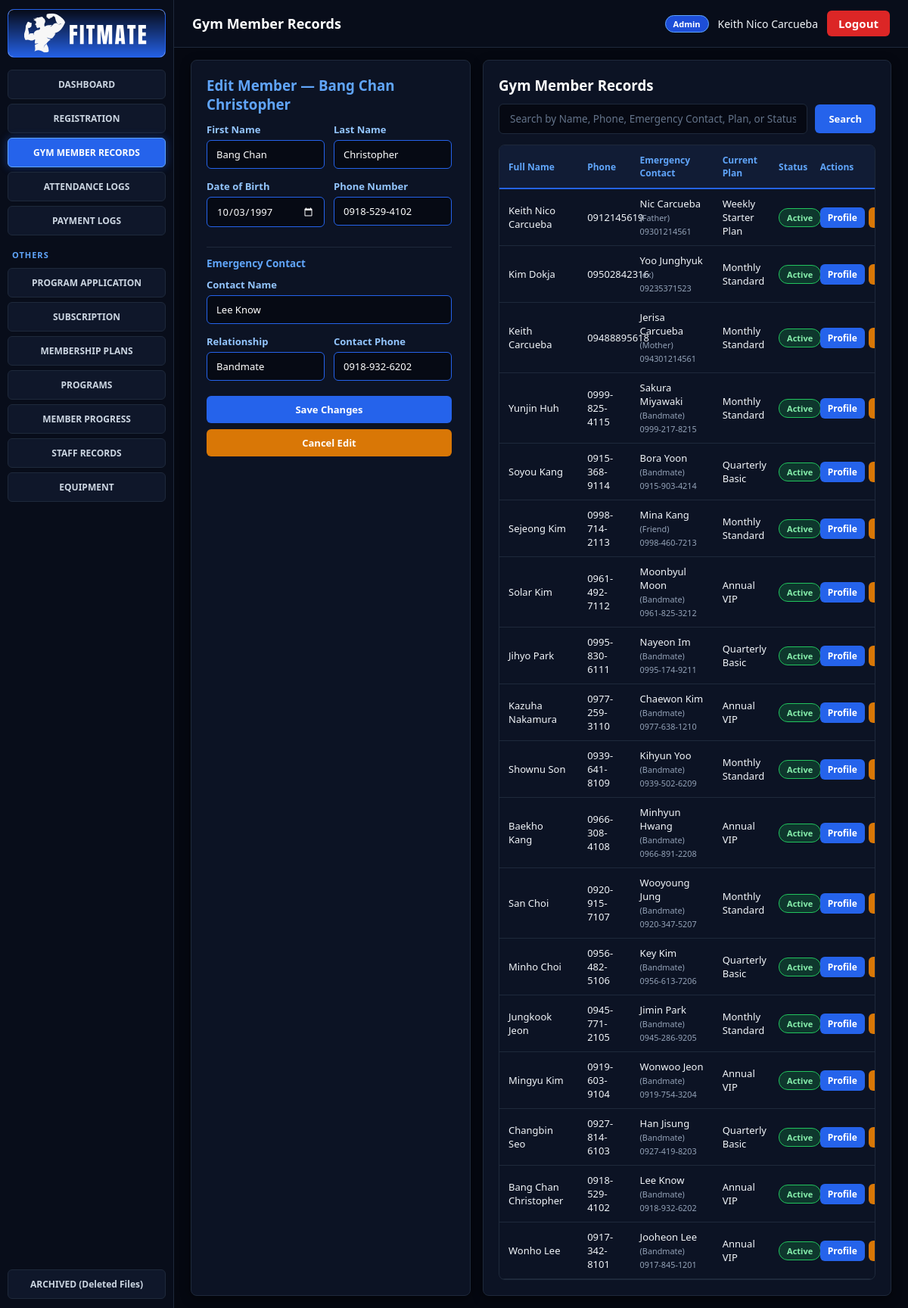
The app's page /members/records.php?edit=MEM102 (signed in) with its own data.
### tables this page shows
CREATE TABLE `emergency_contact` (
  `ContactID` varchar(15) NOT NULL,
  `MemberID` varchar(15) NOT NULL,
  `ContactName` varchar(100) NOT NULL,
  `Relationship` varchar(50) NOT NULL,
  `PhoneNumber` varchar(20) NOT NULL
);

CREATE TABLE `gym_member` (
  `MemberID` varchar(15) NOT NULL,
  `FirstName` varchar(50) NOT NULL,
  `LastName` varchar(50) NOT NULL,
  `DateOfBirth` date NOT NULL,
  `PhoneNumber` varchar(20) NOT NULL,
  `is_archived` tinyint(1) NOT NULL DEFAULT 0
);

### members/records.php (the view, shortened to what this page needs)
<?php
require_once __DIR__ . '/../config/db.php';
$baseQuery = "
    SELECT
        m.MemberID, m.FirstName, m.LastName, m.DateOfBirth, m.PhoneNumber,
        ec.ContactID, ec.ContactName, ec.Relationship, ec.PhoneNumber AS ContactPhone,
        s.Status AS SubStatus, s.EndDate,
        mp.PlanName
    FROM gym_member m
    LEFT JOIN emergency_contact ec ON m.MemberID = ec.MemberID
    LEFT JOIN subscription s ON s.SubscriptionID = (
        SELECT s2.SubscriptionID
        FROM subscription s2
        WHERE s2.MemberID = m.MemberID
        ORDER BY s2.StartDate DESC, s2.SubscriptionID DESC
        LIMIT 1
    )
    LEFT JOIN membership_plan mp ON s.PlanID = mp.PlanID
    WHERE m.is_archived = 0
    ORDER BY CAST(SUBSTRING(m.MemberID, 4) AS UNSIGNED) DESC, m.MemberID DESC
";
$stmt = $pdo->prepare($baseQuery);
$stmt->execute();
$members = $stmt->fetchAll(PDO::FETCH_ASSOC);
$editMember = null;
if (isset($_GET['edit']) && $_GET['edit'] !== '') {
    $editId = trim($_GET['edit']);
    $stmtEdit = $pdo->prepare("
        SELECT m.*, ec.ContactID, ec.ContactName, ec.Relationship, ec.PhoneNumber AS ContactPhone
        FROM gym_member m
        LEFT JOIN emergency_contact ec ON m.MemberID = ec.MemberID
        WHERE m.MemberID = ? AND m.is_archived = 0
    ");
    $stmtEdit->execute([$editId]);
    $editMember = $stmtEdit->fetch(PDO::FETCH_ASSOC);
}
include __DIR__ . '/../includes/header.php';
?>
<div class="records-layout">
    <?php if ($editMember): ?>
        <div class="card">
            <h3 style="margin-bottom: 12px; flex-shrink: 0; color: #60a5fa;">
                Edit Member — <?= htmlspecialchars($editMember['FirstName'] . ' ' . $editMember['LastName']) ?>
            </h3>
            <div class="edit-form-scroll">
                <form method="POST" action="records.php">
                    <div class="form-row">
                        <div class="form-group">
                            <label>First Name</label>
                            <input type="text" name="FirstName" value="<?= htmlspecialchars($editMember['FirstName']) ?>" required>
                        </div>
                        <div class="form-group">
                            <label>Last Name</label>
                            <input type="text" name="LastName" value="<?= htmlspecialchars($editMember['LastName']) ?>" required>
                        </div>
                    </div>
                    <div class="form-row">
                        <div class="form-group">
                            <label>Date of Birth</label>
                            <input type="date" name="DateOfBirth" value="<?= htmlspecialchars($editMember['DateOfBirth'] ?? '') ?>" required>
                        </div>
                        <div class="form-group">
                            <label>Phone Number</label>
                            <input type="text" name="PhoneNumber" value="<?= htmlspecialchars($editMember['PhoneNumber'] ?? '') ?>" required>
                        </div>
                    </div>
                    <hr style="border: 0; border-top: 1px solid #1e293b; margin: 12px 0;">
                    <h4 style="margin-bottom: 10px; font-size: 13.5px; color: #60a5fa;">Emergency Contact</h4>
                    <div class="form-group">
                        <label>Contact Name</label>
                        <input type="text" name="ContactName" value="<?= htmlspecialchars($editMember['ContactName'] ?? '') ?>" required>
                    </div>
                    <div class="form-row">
                        <div class="form-group">
                            <label>Relationship</label>
                            <input type="text" name="Relationship" value="<?= htmlspecialchars($editMember['Relationship'] ?? '') ?>" required>
                        </div>
                        <div class="form-group">
                            <label>Contact Phone</label>
                            <input type="text" name="ContactPhone" value="<?= htmlspecialchars($editMember['ContactPhone'] ?? '') ?>" required>
                        </div>
                    </div>
                    <button type="submit" class="btn btn-primary" style="width:100%; margin-top:6px;">
                        Save Changes
                    </button>
                    <a href="records.php" class="btn btn-warning" style="display:block; text-align:center; margin-top:8px;">
                        Cancel Edit
                    </a>
                </form>
            </div>
        </div>
    <?php endif; ?>
    <div class="card">
        <h3 style="margin-bottom: 12px; flex-shrink: 0;">Gym Member Records</h3>
        <div class="search-bar">
            <input
                type="text"
                id="liveMemberSearch"
                onkeyup="filterMemberTable()"
                oninput="filterMemberTable()"
                placeholder="Search by Name, Phone, Emergency Contact, Plan, or Status..."
            >
            <button type="button" class="btn btn-primary" onclick="filterMemberTable()">Search</button>
        </div>
        <div class="fixed-table-wrap">
            <table class="fixed-table">
                <thead>
                    <tr>
                        <th style="width: 21%;">Full Name</th>
                        <th style="width: 14%;">Phone</th>
                        <th style="width: 22%;">Emergency Contact</th>
                        <th style="width: 15%;">Current Plan</th>
                        <th style="width: 11%;">Status</th>
                        <th style="width: 17%;">Actions</th>
                    </tr>
                </thead>
                <tbody id="memberTableBody">
                    <?php if (empty($members)): ?>
                        <tr>
                            <td colspan="6" style="text-align:center; color:#94a3b8; padding:18px;">
                                No active member records found.
                            </td>
                        </tr>
                    <?php else: foreach ($members as $m):
                        $today = date('Y-m-d');
                        $statusText = 'No Plan';
                        $badgeClass = 'badge';
                        if (!empty($m['PlanName'])) {
                            if (!empty($m['EndDate']) && $m['EndDate'] < $today) {
                                $statusText = 'Expired';
                                $badgeClass = 'badge badge-red';
                            } else {
                                $statusText = $m['SubStatus'] ?: 'Active';
                                $badgeClass = ($statusText === 'Active') ? 'badge badge-green' : 'badge badge-amber';
                            }
                        }
                    ?>
                        <tr class="member-row">
                            <td style="width: 21%;"><?= htmlspecialchars($m['FirstName'] . ' ' . $m['LastName']) ?></td>
                            <td style="width: 14%;"><?= htmlspecialchars($m['PhoneNumber'] ?? '-') ?></td>
                            <td style="width: 22%;">
                                <?php if (!empty($m['ContactName'])): ?>
                                    <div><?= htmlspecialchars($m['ContactName']) ?> <small style="color:#94a3b8;">(<?= htmlspecialchars($m['Relationship'] ?? '-') ?>)</small></div>
                                    <small style="color:#94a3b8;"><?= htmlspecialchars($m['ContactPhone'] ?? '') ?></small>
                                <?php else: ?>
                                    <span style="color:#64748b;">None</span>
                                <?php endif; ?>
                            </td>
                            <td style="width: 15%;"><?= htmlspecialchars($m['PlanName'] ?? '-') ?></td>
                            <td style="width: 11%;"><span class="<?= $badgeClass ?>"><?= htmlspecialchars($statusText) ?></span></td>
                            <td style="width: 17%;">
                                <div class="action-group">
                                    <a href="profile.php?id=<?= urlencode($m['MemberID']) ?>" class="btn btn-primary btn-sm">Profile</a>
                                    <a href="records.php?edit=<?= urlencode($m['MemberID']) ?>" class="btn btn-warning btn-sm">Edit</a>
                                </div>
                            </td>
                        </tr>
                    <?php endforeach; endif; ?>
                </tbody>
            </table>
        </div>
    </div>
</div>
<?php include __DIR__ . '/../includes/footer.php'; ?>

### assets/css/style.css (style rules this page uses)
:root { color-scheme: dark; }
* { box-sizing: border-box; margin: 0; padding: 0; font-family: 'Segoe UI', Tahoma, Geneva, Verdana, sans-serif; }
body { background: #050811; color: #f1f5f9; }
.card { background: #0c1324; border: 1px solid #1e293b; border-radius: 8px; padding: 20px; margin-bottom: 20px; box-shadow: 0 4px 14px rgba(0, 0, 0, 0.45); }
.card h3, .card h2, .card h4 { color: #ffffff; font-weight: 700; }
.form-row { display: grid; grid-template-columns: 1fr 1fr; gap: 12px; }
.form-group { margin-bottom: 14px; }
.form-group label { display: block; font-size: 13px; font-weight: 600; margin-bottom: 5px; color: #93c5fd; }
.form-group input, .form-group select, .form-group textarea { width: 100%; padding: 9px 12px; background: #060a14; color: #ffffff; border: 1px solid #2563eb; border-radius: 6px; font-size: 13px; }
.form-group input::placeholder, .search-bar input::placeholder { color: #64748b; }
.search-bar { display: flex; gap: 8px; margin-bottom: 14px; }
.search-bar input { flex: 1; padding: 9px 12px; background: #060a14; color: #ffffff; border: 1px solid #2563eb; border-radius: 6px; font-size: 13px; }
.btn { display: inline-block; padding: 9px 15px; border: none; border-radius: 6px; font-size: 13px; font-weight: 600; cursor: pointer; text-decoration: none; transition: 0.15s; }
.btn-primary { background: #2563eb; color: #ffffff; }
.btn-warning { background: #d97706; color: #ffffff; }
.btn-sm { padding: 5px 10px; font-size: 12px; }
.badge { display: inline-block; padding: 4px 10px; border-radius: 12px; font-size: 11px; font-weight: 700; background: #1e3a8a; color: #bfdbfe; border: 1px solid #3b82f6; }
.badge-green { background: rgba(22, 163, 74, 0.25); color: #86efac; border: 1px solid #22c55e; }

### records on screen
emergency_contact: MemberID.LastName "Bang Chan Christopher", FirstName "Bang Chan", LastName "Christopher", DateOfBirth "10/03/1997", PhoneNumber "0918-529-4102", ContactName "Lee Know", Relationship "Bandmate", ContactPhone "0918-932-6202"

### other values on screen
$page_title "Gym Member Records"
$_SESSION['role'] "Admin"
$_SESSION['staff_name'] "Keith Nico Carcueba"
$m['FirstName'] . ' ' . $m['LastName'] "Keith Nico Carcueba"
$m['PhoneNumber'] "0912145619"
$m['ContactName'] "Nic Carcueba"
$m['Relationship'] "Father"
$m['ContactPhone'] "09301214561"
$m['PlanName'] "Weekly Starter Plan"
$statusText "Active"
$m['FirstName'] . ' ' . $m['LastName'] "Kim Dokja"
$m['PhoneNumber'] "09502842316"
$m['ContactName'] "Yoo Junghyuk"
$m['Relationship'] "ex"
$m['ContactPhone'] "09235371523"
